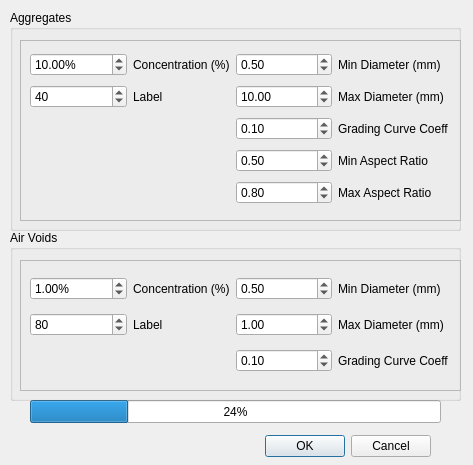
<?xml version="1.0" encoding="UTF-8"?>
<ui version="4.0">
 <class>threePhaseModelDryCaseDialog</class>
 <widget class="QDialog" name="threePhaseModelDryCaseDialog">
  <property name="geometry">
   <rect>
    <x>0</x>
    <y>0</y>
    <width>473</width>
    <height>465</height>
   </rect>
  </property>
  <property name="maximumSize">
   <size>
    <width>473</width>
    <height>465</height>
   </size>
  </property>
  <property name="windowTitle">
   <string>Three-Phase Model (Dry Case)</string>
  </property>
  <widget class="QDialogButtonBox" name="buttonBox">
   <property name="geometry">
    <rect>
     <x>90</x>
     <y>430</y>
     <width>341</width>
     <height>32</height>
    </rect>
   </property>
   <property name="orientation">
    <enum>Qt::Horizontal</enum>
   </property>
   <property name="standardButtons">
    <set>QDialogButtonBox::Cancel|QDialogButtonBox::Ok</set>
   </property>
  </widget>
  <widget class="QProgressBar" name="progressBar">
   <property name="geometry">
    <rect>
     <x>30</x>
     <y>400</y>
     <width>411</width>
     <height>23</height>
    </rect>
   </property>
   <property name="value">
    <number>24</number>
   </property>
  </widget>
  <widget class="QGroupBox" name="groupBox">
   <property name="geometry">
    <rect>
     <x>10</x>
     <y>10</y>
     <width>451</width>
     <height>221</height>
    </rect>
   </property>
   <property name="locale">
    <locale language="English" country="UnitedStates"/>
   </property>
   <property name="title">
    <string>Aggregates</string>
   </property>
   <property name="flat">
    <bool>true</bool>
   </property>
   <widget class="QFrame" name="frame">
    <property name="geometry">
     <rect>
      <x>10</x>
      <y>30</y>
      <width>441</width>
      <height>181</height>
     </rect>
    </property>
    <property name="frameShape">
     <enum>QFrame::StyledPanel</enum>
    </property>
    <property name="frameShadow">
     <enum>QFrame::Sunken</enum>
    </property>
    <widget class="QWidget" name="gridLayoutWidget">
     <property name="geometry">
      <rect>
       <x>10</x>
       <y>10</y>
       <width>419</width>
       <height>162</height>
      </rect>
     </property>
     <layout class="QGridLayout" name="gridLayout">
      <item row="2" column="2">
       <widget class="QDoubleSpinBox" name="gradingDoubleSpinBox">
        <property name="minimum">
         <double>0.010000000000000</double>
        </property>
        <property name="maximum">
         <double>0.800000000000000</double>
        </property>
        <property name="singleStep">
         <double>0.200000000000000</double>
        </property>
        <property name="value">
         <double>0.100000000000000</double>
        </property>
       </widget>
      </item>
      <item row="2" column="3">
       <widget class="QLabel" name="label_5">
        <property name="text">
         <string>Grading Curve Coeff</string>
        </property>
       </widget>
      </item>
      <item row="1" column="3">
       <widget class="QLabel" name="label_4">
        <property name="text">
         <string>Max Diameter (mm)</string>
        </property>
       </widget>
      </item>
      <item row="1" column="0">
       <widget class="QSpinBox" name="labelSpinBox">
        <property name="maximum">
         <number>240</number>
        </property>
        <property name="singleStep">
         <number>40</number>
        </property>
        <property name="value">
         <number>40</number>
        </property>
       </widget>
      </item>
      <item row="3" column="2">
       <widget class="QDoubleSpinBox" name="minAspectRatioDoubleSpinBox">
        <property name="minimum">
         <double>0.200000000000000</double>
        </property>
        <property name="maximum">
         <double>1.000000000000000</double>
        </property>
        <property name="value">
         <double>0.500000000000000</double>
        </property>
       </widget>
      </item>
      <item row="0" column="2">
       <widget class="QDoubleSpinBox" name="minDiameterDoubleSpinBox">
        <property name="minimum">
         <double>0.200000000000000</double>
        </property>
        <property name="maximum">
         <double>20.000000000000000</double>
        </property>
        <property name="singleStep">
         <double>0.100000000000000</double>
        </property>
        <property name="value">
         <double>0.500000000000000</double>
        </property>
       </widget>
      </item>
      <item row="0" column="1">
       <widget class="QLabel" name="fractionLabel">
        <property name="text">
         <string>Concentration (%)</string>
        </property>
       </widget>
      </item>
      <item row="0" column="3">
       <widget class="QLabel" name="label_2">
        <property name="text">
         <string>Min Diameter (mm)</string>
        </property>
       </widget>
      </item>
      <item row="0" column="0">
       <widget class="QDoubleSpinBox" name="fractionDoubleSpinBox">
        <property name="suffix">
         <string>%</string>
        </property>
        <property name="minimum">
         <double>0.100000000000000</double>
        </property>
        <property name="maximum">
         <double>70.000000000000000</double>
        </property>
        <property name="value">
         <double>10.000000000000000</double>
        </property>
       </widget>
      </item>
      <item row="1" column="2">
       <widget class="QDoubleSpinBox" name="maxDiameterDoubleSpinBox">
        <property name="minimum">
         <double>0.020000000000000</double>
        </property>
        <property name="maximum">
         <double>20.000000000000000</double>
        </property>
        <property name="singleStep">
         <double>0.100000000000000</double>
        </property>
        <property name="value">
         <double>10.000000000000000</double>
        </property>
       </widget>
      </item>
      <item row="4" column="2">
       <widget class="QDoubleSpinBox" name="maxAspectRatioDoubleSpinBox">
        <property name="minimum">
         <double>0.300000000000000</double>
        </property>
        <property name="maximum">
         <double>1.000000000000000</double>
        </property>
        <property name="singleStep">
         <double>0.100000000000000</double>
        </property>
        <property name="value">
         <double>0.800000000000000</double>
        </property>
       </widget>
      </item>
      <item row="4" column="3">
       <widget class="QLabel" name="label_7">
        <property name="text">
         <string>Max Aspect Ratio</string>
        </property>
       </widget>
      </item>
      <item row="1" column="1">
       <widget class="QLabel" name="labelLabel">
        <property name="text">
         <string>Label</string>
        </property>
       </widget>
      </item>
      <item row="3" column="3">
       <widget class="QLabel" name="label_6">
        <property name="text">
         <string>Min Aspect Ratio</string>
        </property>
       </widget>
      </item>
     </layout>
    </widget>
   </widget>
  </widget>
  <widget class="QGroupBox" name="groupBox_2">
   <property name="geometry">
    <rect>
     <x>10</x>
     <y>230</y>
     <width>451</width>
     <height>171</height>
    </rect>
   </property>
   <property name="title">
    <string>Air Voids</string>
   </property>
   <property name="flat">
    <bool>true</bool>
   </property>
   <widget class="QFrame" name="frame_2">
    <property name="geometry">
     <rect>
      <x>10</x>
      <y>30</y>
      <width>441</width>
      <height>131</height>
     </rect>
    </property>
    <property name="frameShape">
     <enum>QFrame::StyledPanel</enum>
    </property>
    <property name="frameShadow">
     <enum>QFrame::Sunken</enum>
    </property>
    <widget class="QWidget" name="gridLayoutWidget_2">
     <property name="geometry">
      <rect>
       <x>10</x>
       <y>10</y>
       <width>419</width>
       <height>111</height>
      </rect>
     </property>
     <layout class="QGridLayout" name="gridLayout_2">
      <item row="0" column="0">
       <widget class="QDoubleSpinBox" name="fractionDoubleSpinBox_2">
        <property name="suffix">
         <string>%</string>
        </property>
        <property name="minimum">
         <double>0.100000000000000</double>
        </property>
        <property name="maximum">
         <double>10.000000000000000</double>
        </property>
        <property name="value">
         <double>1.000000000000000</double>
        </property>
       </widget>
      </item>
      <item row="2" column="2">
       <widget class="QDoubleSpinBox" name="gradingDoubleSpinBox_2">
        <property name="minimum">
         <double>0.010000000000000</double>
        </property>
        <property name="maximum">
         <double>0.800000000000000</double>
        </property>
        <property name="singleStep">
         <double>0.200000000000000</double>
        </property>
        <property name="value">
         <double>0.100000000000000</double>
        </property>
       </widget>
      </item>
      <item row="1" column="1">
       <widget class="QLabel" name="labelLabel_2">
        <property name="text">
         <string>Label</string>
        </property>
       </widget>
      </item>
      <item row="1" column="0">
       <widget class="QSpinBox" name="labelSpinBox_2">
        <property name="maximum">
         <number>240</number>
        </property>
        <property name="singleStep">
         <number>40</number>
        </property>
        <property name="value">
         <number>80</number>
        </property>
       </widget>
      </item>
      <item row="0" column="3">
       <widget class="QLabel" name="label_3">
        <property name="text">
         <string>Min Diameter (mm)</string>
        </property>
       </widget>
      </item>
      <item row="0" column="2">
       <widget class="QDoubleSpinBox" name="minDiameterDoubleSpinBox_2">
        <property name="minimum">
         <double>0.200000000000000</double>
        </property>
        <property name="maximum">
         <double>20.000000000000000</double>
        </property>
        <property name="singleStep">
         <double>0.100000000000000</double>
        </property>
        <property name="value">
         <double>0.500000000000000</double>
        </property>
       </widget>
      </item>
      <item row="2" column="3">
       <widget class="QLabel" name="label_8">
        <property name="text">
         <string>Grading Curve Coeff</string>
        </property>
       </widget>
      </item>
      <item row="1" column="2">
       <widget class="QDoubleSpinBox" name="maxDiameterDoubleSpinBox_2">
        <property name="minimum">
         <double>0.020000000000000</double>
        </property>
        <property name="maximum">
         <double>20.000000000000000</double>
        </property>
        <property name="singleStep">
         <double>0.100000000000000</double>
        </property>
        <property name="value">
         <double>1.000000000000000</double>
        </property>
       </widget>
      </item>
      <item row="1" column="3">
       <widget class="QLabel" name="label_9">
        <property name="text">
         <string>Max Diameter (mm)</string>
        </property>
       </widget>
      </item>
      <item row="0" column="1">
       <widget class="QLabel" name="fractionLabel_2">
        <property name="text">
         <string>Concentration (%)</string>
        </property>
       </widget>
      </item>
     </layout>
    </widget>
   </widget>
  </widget>
 </widget>
 <resources/>
 <connections>
  <connection>
   <sender>buttonBox</sender>
   <signal>accepted()</signal>
   <receiver>threePhaseModelDryCaseDialog</receiver>
   <slot>accept()</slot>
   <hints>
    <hint type="sourcelabel">
     <x>248</x>
     <y>254</y>
    </hint>
    <hint type="destinationlabel">
     <x>157</x>
     <y>274</y>
    </hint>
   </hints>
  </connection>
  <connection>
   <sender>buttonBox</sender>
   <signal>rejected()</signal>
   <receiver>threePhaseModelDryCaseDialog</receiver>
   <slot>reject()</slot>
   <hints>
    <hint type="sourcelabel">
     <x>316</x>
     <y>260</y>
    </hint>
    <hint type="destinationlabel">
     <x>286</x>
     <y>274</y>
    </hint>
   </hints>
  </connection>
 </connections>
</ui>
